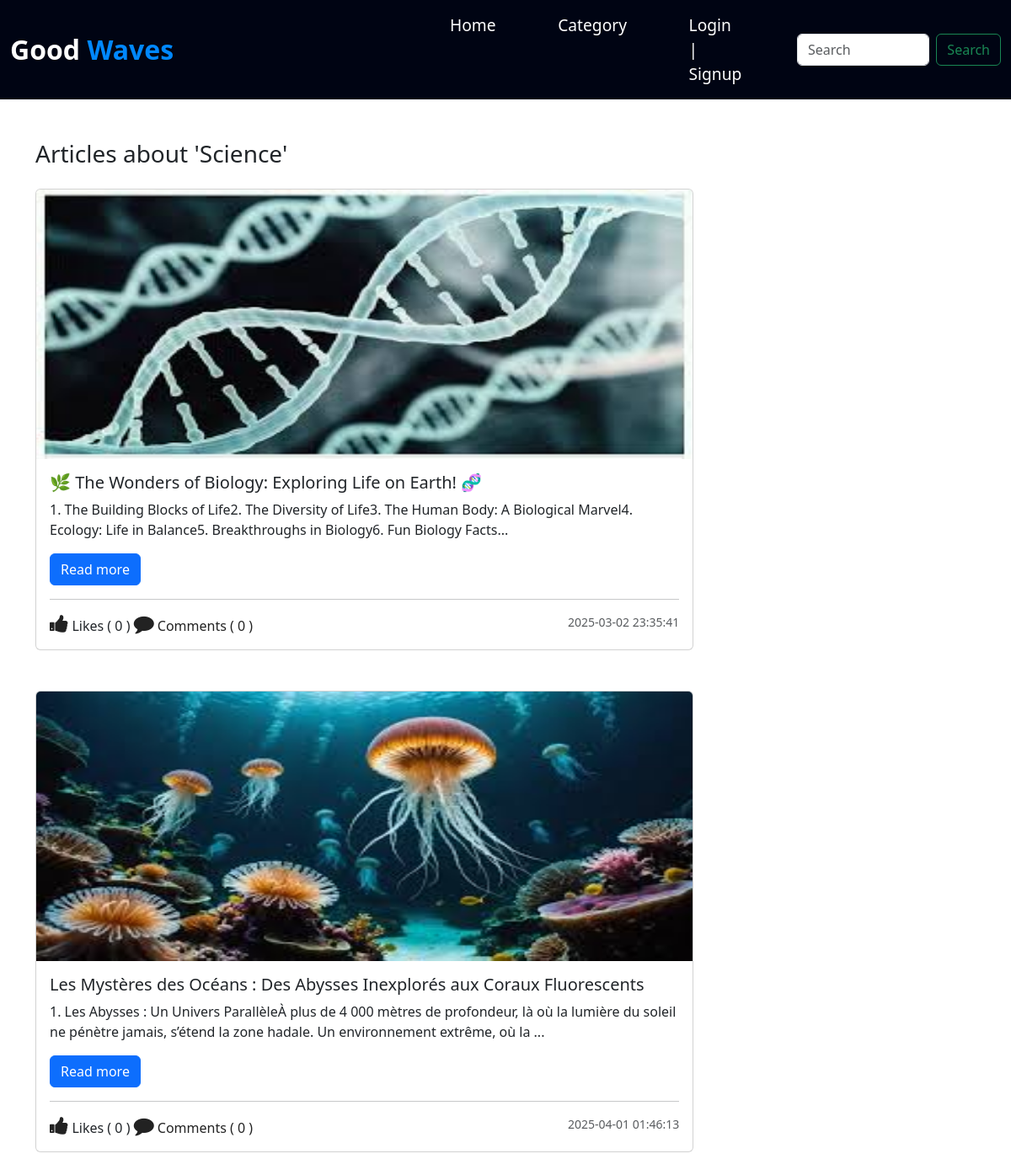
Page /category.php?category_id=1 on the committed database.
### tables this page shows
CREATE TABLE `category` (
  `id` int(11) NOT NULL,
  `category` varchar(127) NOT NULL
);

CREATE TABLE `post` (
  `post_id` int(11) NOT NULL,
  `post_title` varchar(127) NOT NULL,
  `post_text` text NOT NULL,
  `category` int(11) NOT NULL,
  `publish` int(2) NOT NULL DEFAULT 1,
  `cover_url` varchar(255) NOT NULL DEFAULT 'default.jpg',
  `created_at` datetime NOT NULL DEFAULT current_timestamp()
);

### admin/data/Post.php (called while the page is built, shortened)
<?php
function getAllPostsByCategory($conn, $category_id){
   $sql = "SELECT * FROM post  WHERE category=? AND publish=1";
   $stmt = $conn->prepare($sql);
   $stmt->execute([$category_id]);
   if($stmt->rowCount() >= 1){
         $data = $stmt->fetchAll();
         return $data;
   }else {
       return 0;
   }
}
function getCategoryById($conn, $id){
   $sql = "SELECT * FROM category WHERE id=?";
   $stmt = $conn->prepare($sql);
   $stmt->execute([$id]);
   if($stmt->rowCount() >= 1){
         $data = $stmt->fetch();
         return $data;
   }else {
       return 0;
   }
}

### admin/data/Comment.php (called while the page is built, shortened)
<?php
function CountByPostID($conn, $id){
   $sql = "SELECT * FROM comment WHERE post_id=?";
   $stmt = $conn->prepare($sql);
   $stmt->execute([$id]);
   return $stmt->rowCount();
}
function likeCountByPostID($conn, $id){
   $sql = "SELECT * FROM post_like WHERE post_id=?";
   $stmt = $conn->prepare($sql);
   $stmt->execute([$id]);
   return $stmt->rowCount();
}

### Category.php (the view, shortened to what this page needs)
<?php
$logged = false;
  include_once("db_conn.php");
  include_once("admin/data/Post.php");
  include_once("admin/data/Comment.php");
  $categories = getAllCategories($conn);
  $category = 0;
 ?>
<!DOCTYPE html>
<html lang="en">
<head>
		<?php
           if (isset($_GET['category_id'])){
           	   $c_id =$_GET['category_id'];
           	   $category = getCategoryById($conn, $c_id);
           }else {
              echo "Blog Category Page";
           }
		 ?>
	<link href="https://cdn.jsdelivr.net/npm/bootstrap@5.3.0/dist/css/bootstrap.min.css" rel="stylesheet">
	<link rel="stylesheet" href="https://stackpath.bootstrapcdn.com/font-awesome/4.7.0/css/font-awesome.min.css">
	<link rel="stylesheet" href="css/style.css">
</head>
<body>
 <?php
     include 'inc/NavBar.php';
  ?>
 <div class="container mt-5">
 <h1 class="display-4 mb-4 fs-3">
 			<?php if ($category != 0)
 			  echo "Articles about '".$category['category']."'";
 			else echo "Articles"; ?>
</h1>
  <section class="d-flex">
  	<?php if (!isset($_GET['category_id'])) { ?>
  	   <main class="main-blog p-2">
  	   	  <div class="list-group category-aside">
  	   	  	 <?php foreach ($categories as $category) {?>
			  <a href="category.php?category_id=<?=$category['id']?>"
			     class="list-group-item list-group-item-action">
			  	<?php echo $category['category']; ?>
			  </a>
			<?php } ?>
		   </div>
  	   </main>
  	<?php }else{
  	 $cId = $_GET['category_id'];
  	 $posts = getAllPostsByCategory($conn, $cId);
  	?>
	<?php if ($posts != 0) { ?>
   <main class="main-blog">
   	<?php foreach ($posts as $post) { ?>
   	   <div class="card main-blog-card mb-5">
	  <img src="upload/images/<?=$post['cover_url']?>" class="card-img-top" style="height: 20em; width: auto;"alt="...">
	  <div class="card-body">
	    <h5 class="card-title"><?=$post['post_title']?></h5>
	    <?php
            $p = strip_tags($post['post_text']);
            $p = substr($p, 0, 200);
	     ?>
	    <p class="card-text"><?=$p?>...</p>
	    <a href="blog-view.php?post_id=<?=$post['post_id']?>" class="btn btn-primary">Read more</a>
	    <hr>
        <div class="d-flex justify-content-between">
        	<div class="react-btns">
    		<?php
    		$post_id = $post['post_id'];
    		if ($logged) {
    			$liked = isLikedByUserID($conn, $post_id, $user_id);
            if($liked){
    		 ?>
        	<i class="fa fa-thumbs-up liked like-btn"
		   	   post-id="<?=$post_id?>"
		   	   liked="1"
		   	   aria-hidden="true"></i>
		       <?php }else{ ?>
		    <i class="fa fa-thumbs-up like like-btn"
		        post-id="<?=$post_id?>"
		   	    liked="0"
		        aria-hidden="true"></i>
		    <?php } } else{ ?>
		    <i class="fa fa-thumbs-up" aria-hidden="true"></i>
		    <?php } ?>
		   Likes (
    <span><?php
   echo likeCountByPostID($conn, $post['post_id']);
     ?></span> )
		    <a href="blog-view.php?post_id=<?=$post['post_id']?>#comments">
        	<i class="fa fa-comment" aria-hidden="true"></i> Comments (
		        <?php
                    echo CountByPostID($conn, $post['post_id']);
		         ?>
		        )
		    </a>
		    </div>
		    <small class="text-body-secondary"><?=$post['created_at']?></small>
        </div>
	  </div>
	</div>
   <?php } ?>
   </main>
  	<?php } } ?>
  </section>
    </div>
</body>
</html>

### css/style.css (style rules this page uses)
.main-blog { width: 70%; justify-content: space-around; flex-wrap: wrap; gap: 3vh; }
.react-btns i { font-size: 24px; color: #222; cursor: pointer; }
.react-btns a { text-decoration: none; color: #222; cursor: pointer; }

### rows in the picture
category: category "Science"
post: cover_url (picture), post_title "🌿 The Wonders of Biology: Exploring Life on Earth! 🧬", post_text "1. The Building Blocks of Life2. The Diversity of Life3. The Human Body: A Biological Marvel4. Ecology: Life in Balance5. Breakthroughs in Biology6. Fun Biology Facts", post_id "0", created_at "2025-03-02 23:35:41"
post: cover_url (picture), post_title "Les Mystères des Océans : Des Abysses Inexplorés aux Coraux Fluorescents", post_text "1. Les Abysses : Un Univers ParallèleÀ plus de 4 000 mètres de profondeur, là où la lumière du soleil ne pénètre jamais, s’étend la zone hadale. Un environnement extrême, où la", post_id "0", created_at "2025-04-01 01:46:13"
